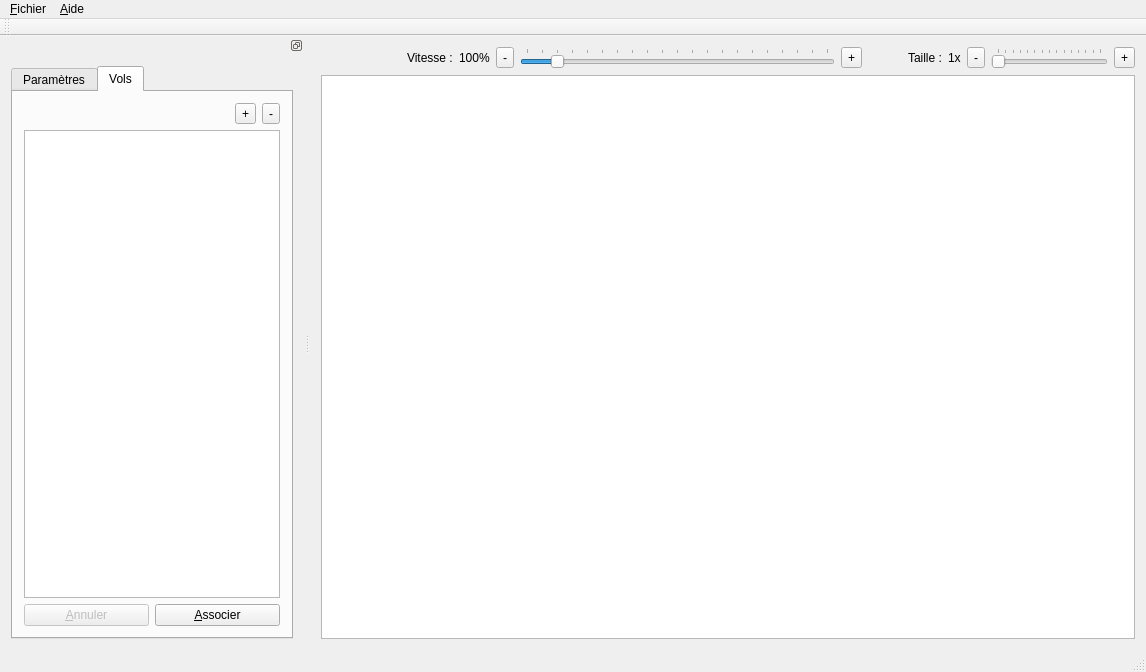
<?xml version="1.0" encoding="UTF-8"?>
<ui version="4.0">
 <class>FenetrePrincipale</class>
 <widget class="QMainWindow" name="FenetrePrincipale">
  <property name="geometry">
   <rect>
    <x>0</x>
    <y>0</y>
    <width>1146</width>
    <height>672</height>
   </rect>
  </property>
  <property name="windowTitle">
   <string>FenetrePrincipale</string>
  </property>
  <property name="tabShape">
   <enum>QTabWidget::Rounded</enum>
  </property>
  <widget class="QWidget" name="centralWidget">
   <layout class="QGridLayout" name="gridLayout">
    <item row="0" column="0">
     <layout class="QVBoxLayout" name="verticalLayout">
      <item>
       <layout class="QHBoxLayout" name="horizontalLayout" stretch="0,0,2,0,1">
        <item>
         <widget class="QPushButton" name="startStopButton">
          <property name="text">
           <string/>
          </property>
          <property name="icon">
           <iconset resource="../images.qrc">
            <normaloff>:/icones/play</normaloff>
            <normalon>:/icones/pause</normalon>:/icones/play</iconset>
          </property>
          <property name="shortcut">
           <string>Space</string>
          </property>
          <property name="default">
           <bool>false</bool>
          </property>
          <property name="flat">
           <bool>true</bool>
          </property>
         </widget>
        </item>
        <item>
         <spacer name="horizontalSpacer">
          <property name="orientation">
           <enum>Qt::Horizontal</enum>
          </property>
          <property name="sizeHint" stdset="0">
           <size>
            <width>40</width>
            <height>20</height>
           </size>
          </property>
         </spacer>
        </item>
        <item>
         <layout class="QHBoxLayout" name="horizontalLayout_4">
          <item>
           <widget class="QLabel" name="VitesseLabel">
            <property name="text">
             <string>Vitesse :</string>
            </property>
           </widget>
          </item>
          <item>
           <widget class="QLabel" name="vitesse">
            <property name="sizePolicy">
             <sizepolicy hsizetype="Fixed" vsizetype="Preferred">
              <horstretch>0</horstretch>
              <verstretch>0</verstretch>
             </sizepolicy>
            </property>
            <property name="text">
             <string>100%</string>
            </property>
           </widget>
          </item>
          <item>
           <widget class="QToolButton" name="toolButton_3">
            <property name="text">
             <string>-</string>
            </property>
            <property name="shortcut">
             <string>Left</string>
            </property>
           </widget>
          </item>
          <item>
           <widget class="QSlider" name="speedSlider">
            <property name="minimum">
             <number>1</number>
            </property>
            <property name="maximum">
             <number>1000</number>
            </property>
            <property name="pageStep">
             <number>50</number>
            </property>
            <property name="value">
             <number>100</number>
            </property>
            <property name="orientation">
             <enum>Qt::Horizontal</enum>
            </property>
            <property name="tickPosition">
             <enum>QSlider::TicksAbove</enum>
            </property>
            <property name="tickInterval">
             <number>50</number>
            </property>
           </widget>
          </item>
          <item>
           <widget class="QToolButton" name="toolButton_4">
            <property name="text">
             <string>+</string>
            </property>
            <property name="shortcut">
             <string>Right</string>
            </property>
           </widget>
          </item>
         </layout>
        </item>
        <item>
         <spacer name="horizontalSpacer_2">
          <property name="orientation">
           <enum>Qt::Horizontal</enum>
          </property>
          <property name="sizeHint" stdset="0">
           <size>
            <width>40</width>
            <height>20</height>
           </size>
          </property>
         </spacer>
        </item>
        <item>
         <layout class="QHBoxLayout" name="horizontalLayout_3">
          <item>
           <widget class="QLabel" name="TailleLabel">
            <property name="text">
             <string>Taille :</string>
            </property>
           </widget>
          </item>
          <item>
           <widget class="QLabel" name="ratio">
            <property name="sizePolicy">
             <sizepolicy hsizetype="Fixed" vsizetype="Preferred">
              <horstretch>0</horstretch>
              <verstretch>0</verstretch>
             </sizepolicy>
            </property>
            <property name="text">
             <string>1x</string>
            </property>
           </widget>
          </item>
          <item>
           <widget class="QToolButton" name="toolButton">
            <property name="text">
             <string>-</string>
            </property>
            <property name="shortcut">
             <string>Down</string>
            </property>
           </widget>
          </item>
          <item>
           <widget class="QSlider" name="ratioSlider">
            <property name="minimum">
             <number>1</number>
            </property>
            <property name="maximum">
             <number>15</number>
            </property>
            <property name="orientation">
             <enum>Qt::Horizontal</enum>
            </property>
            <property name="tickPosition">
             <enum>QSlider::TicksAbove</enum>
            </property>
            <property name="tickInterval">
             <number>1</number>
            </property>
           </widget>
          </item>
          <item>
           <widget class="QToolButton" name="toolButton_2">
            <property name="text">
             <string>+</string>
            </property>
            <property name="shortcut">
             <string>Up</string>
            </property>
           </widget>
          </item>
         </layout>
        </item>
       </layout>
      </item>
      <item>
       <widget class="QGraphicsView" name="vue"/>
      </item>
     </layout>
    </item>
   </layout>
  </widget>
  <widget class="QMenuBar" name="menuBar">
   <property name="geometry">
    <rect>
     <x>0</x>
     <y>0</y>
     <width>1146</width>
     <height>25</height>
    </rect>
   </property>
   <widget class="QMenu" name="menu_Fichier">
    <property name="title">
     <string>&amp;Fichier</string>
    </property>
    <addaction name="action_Changer_de_circuit"/>
    <addaction name="actionQuitter"/>
   </widget>
   <widget class="QMenu" name="menu_propos">
    <property name="title">
     <string>&amp;Aide</string>
    </property>
    <addaction name="action_propos"/>
    <addaction name="action_propos_de_Qt"/>
   </widget>
   <addaction name="menu_Fichier"/>
   <addaction name="menu_propos"/>
  </widget>
  <widget class="QToolBar" name="mainToolBar">
   <attribute name="toolBarArea">
    <enum>TopToolBarArea</enum>
   </attribute>
   <attribute name="toolBarBreak">
    <bool>false</bool>
   </attribute>
  </widget>
  <widget class="QStatusBar" name="statusBar"/>
  <widget class="QDockWidget" name="dockWidget">
   <property name="features">
    <set>QDockWidget::DockWidgetFloatable|QDockWidget::DockWidgetMovable</set>
   </property>
   <attribute name="dockWidgetArea">
    <number>1</number>
   </attribute>
   <widget class="QWidget" name="dockWidgetContents">
    <layout class="QGridLayout" name="gridLayout_2">
     <item row="0" column="1">
      <widget class="QTabWidget" name="onglets">
       <property name="currentIndex">
        <number>1</number>
       </property>
       <widget class="QWidget" name="Parametres">
        <attribute name="title">
         <string>Paramètres</string>
        </attribute>
        <layout class="QGridLayout" name="gridLayout_6">
         <item row="0" column="0">
          <layout class="QVBoxLayout" name="layoutParametres"/>
         </item>
        </layout>
       </widget>
       <widget class="QWidget" name="Vols">
        <attribute name="title">
         <string>Vols</string>
        </attribute>
        <layout class="QGridLayout" name="gridLayout_3">
         <item row="0" column="0">
          <layout class="QHBoxLayout" name="volTopLayout">
           <item>
            <spacer name="volSpacerButtons">
             <property name="orientation">
              <enum>Qt::Horizontal</enum>
             </property>
             <property name="sizeHint" stdset="0">
              <size>
               <width>40</width>
               <height>20</height>
              </size>
             </property>
            </spacer>
           </item>
           <item>
            <widget class="QToolButton" name="volAjouterToolButton">
             <property name="text">
              <string>+</string>
             </property>
            </widget>
           </item>
           <item>
            <widget class="QToolButton" name="volSupprimertoolButton">
             <property name="text">
              <string>-</string>
             </property>
            </widget>
           </item>
          </layout>
         </item>
         <item row="1" column="0">
          <widget class="QTableView" name="volTableView">
           <property name="editTriggers">
            <set>QAbstractItemView::NoEditTriggers</set>
           </property>
           <property name="showDropIndicator" stdset="0">
            <bool>false</bool>
           </property>
           <property name="dragDropOverwriteMode">
            <bool>false</bool>
           </property>
           <property name="alternatingRowColors">
            <bool>true</bool>
           </property>
           <property name="selectionMode">
            <enum>QAbstractItemView::SingleSelection</enum>
           </property>
           <property name="selectionBehavior">
            <enum>QAbstractItemView::SelectRows</enum>
           </property>
           <property name="showGrid">
            <bool>false</bool>
           </property>
           <property name="gridStyle">
            <enum>Qt::NoPen</enum>
           </property>
           <property name="cornerButtonEnabled">
            <bool>false</bool>
           </property>
           <attribute name="horizontalHeaderStretchLastSection">
            <bool>true</bool>
           </attribute>
           <attribute name="verticalHeaderVisible">
            <bool>false</bool>
           </attribute>
          </widget>
         </item>
         <item row="2" column="0">
          <layout class="QHBoxLayout" name="horizontalLayout_2">
           <item>
            <widget class="QPushButton" name="volAnnulerButton">
             <property name="enabled">
              <bool>false</bool>
             </property>
             <property name="text">
              <string>&amp;Annuler</string>
             </property>
            </widget>
           </item>
           <item>
            <widget class="QPushButton" name="volAssocierButton">
             <property name="text">
              <string>&amp;Associer</string>
             </property>
            </widget>
           </item>
          </layout>
         </item>
        </layout>
       </widget>
      </widget>
     </item>
    </layout>
   </widget>
  </widget>
  <action name="action_Changer_de_circuit">
   <property name="text">
    <string>&amp;Changer de circuit</string>
   </property>
  </action>
  <action name="actionQuitter">
   <property name="text">
    <string>&amp;Quitter</string>
   </property>
  </action>
  <action name="action_propos">
   <property name="text">
    <string>À propos</string>
   </property>
  </action>
  <action name="action_propos_de_Qt">
   <property name="text">
    <string>À propos de Qt</string>
   </property>
  </action>
 </widget>
 <layoutdefault spacing="6" margin="11"/>
 <resources>
  <include location="../images.qrc"/>
 </resources>
 <connections>
  <connection>
   <sender>toolButton</sender>
   <signal>clicked()</signal>
   <receiver>ratioSlider</receiver>
   <slot>subtractStep()</slot>
   <hints>
    <hint type="sourcelabel">
     <x>591</x>
     <y>66</y>
    </hint>
    <hint type="destinationlabel">
     <x>653</x>
     <y>63</y>
    </hint>
   </hints>
  </connection>
  <connection>
   <sender>toolButton_2</sender>
   <signal>clicked()</signal>
   <receiver>ratioSlider</receiver>
   <slot>addStep()</slot>
   <hints>
    <hint type="sourcelabel">
     <x>712</x>
     <y>65</y>
    </hint>
    <hint type="destinationlabel">
     <x>667</x>
     <y>65</y>
    </hint>
   </hints>
  </connection>
  <connection>
   <sender>toolButton_3</sender>
   <signal>clicked()</signal>
   <receiver>speedSlider</receiver>
   <slot>subtractStep()</slot>
   <hints>
    <hint type="sourcelabel">
     <x>1000</x>
     <y>62</y>
    </hint>
    <hint type="destinationlabel">
     <x>1052</x>
     <y>67</y>
    </hint>
   </hints>
  </connection>
  <connection>
   <sender>toolButton_4</sender>
   <signal>clicked()</signal>
   <receiver>speedSlider</receiver>
   <slot>addStep()</slot>
   <hints>
    <hint type="sourcelabel">
     <x>1119</x>
     <y>69</y>
    </hint>
    <hint type="destinationlabel">
     <x>1066</x>
     <y>67</y>
    </hint>
   </hints>
  </connection>
 </connections>
</ui>
